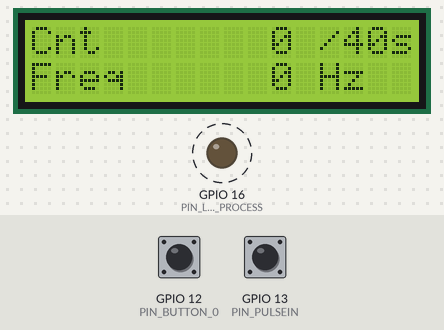
This sketch was run on a simulated ESP8266 (NodeMCU). On the bench: 16×2 character LCD, output pins drawn as LEDs (lit = HIGH). Dashed ring = blinking. Inputs (shaded band) come from the test bench; at power-on: GPIO 12 (PIN_BUTTON_0) HIGH, GPIO 13 (PIN_PULSEIN) HIGH. What the sketch prints to the serial monitor is not drawn.

Above: at 1.2 s.
1.3 s: GPIO 12 (PIN_BUTTON_0) pulled LOW for 0.15 s
At 2.8 s:
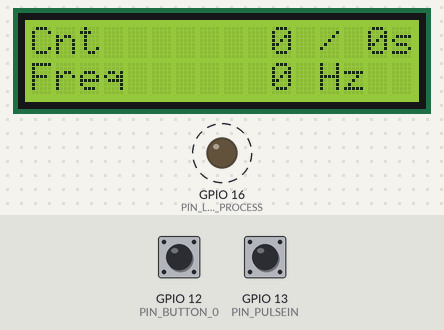
4.4 s: GPIO 13 (PIN_PULSEIN) pulled LOW for 0.15 s
5.1 s: GPIO 12 (PIN_BUTTON_0) pulled LOW for 1 s
At 7.8 s:
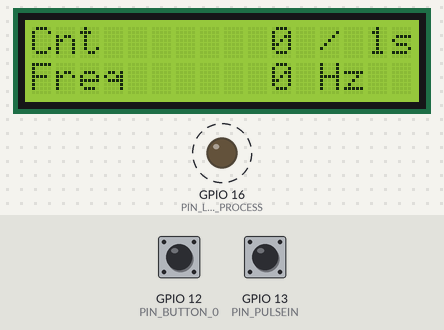
9.1 s: GPIO 13 (PIN_PULSEIN) pulled LOW for 1 s
At 10.5 s:
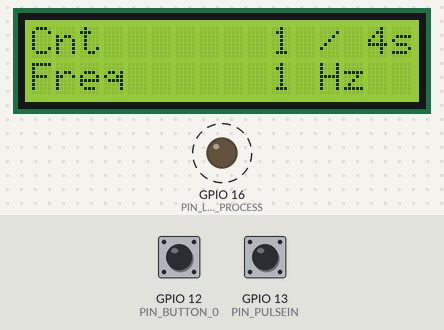
Timing chart, 0 to 12.6 s (numbered marks = the images above; inputs shaded):
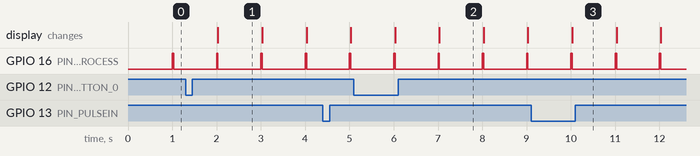

Measured:
- after the input at 1.3 s, the display: changes after 0.73 s (image 1)
- by itself, GPIO 16 (PIN_LED_PROCESS): alternates HIGH for 0.03 s and LOW for 0.97 s
- what the display in image 1 shows lasts 1.0 s, from 2.0 s to 3.0 s

The sketch:

fvm_v5_thingspeak.ino
```cpp
//------------------------------------------------
// Project     :
// Board       : ThaiEasyElec's ESPIno
// LED_BUILTIN : Pin 16
//------------------------------------------------

#include <Wire.h>
#include <LiquidCrystal_I2C.h>
#include "ESP8266WiFi.h"

#define PIN_LED_PROCESS   16
#define PIN_PULSEIN       13
#define PIN_BUTTON_0      12

#define LCD_ADD_27        0x27
#define LCD_ADD_3F        0x3F

const char* MY_SSID = "mEaNaKoRn";
const char* MY_PWD = "3342417012";

const char* server = "api.thingspeak.com";
String apiKey ="FPPD77R9L2BAP35F";

LiquidCrystal_I2C lcd_0(LCD_ADD_27, 16, 2);

char str_buff[200] = {0};
unsigned long t_old;
int state_ix  = 0;
volatile unsigned long p_count, p_store, p_buff_ix, p_total;
volatile unsigned long p_buff[40] = {0};
volatile int req_reset = 0;

void connectWifi();
void sendFreq2TS(unsigned long pfreq);

void Interrupt_Service_PulseIn()  { p_count++; }

void Interrupt_Service_Button_0() { req_reset = 1; }

void setup() {
  pinMode(PIN_LED_PROCESS, OUTPUT);
  pinMode(PIN_PULSEIN, INPUT_PULLUP);
  pinMode(PIN_BUTTON_0, INPUT_PULLUP);

  digitalWrite(PIN_LED_PROCESS, LOW);
  digitalWrite(PIN_PULSEIN, HIGH);
  digitalWrite(PIN_BUTTON_0, HIGH);

  attachInterrupt(digitalPinToInterrupt(PIN_PULSEIN)
    , Interrupt_Service_PulseIn, FALLING);

  attachInterrupt(digitalPinToInterrupt(PIN_BUTTON_0)
    , Interrupt_Service_Button_0, FALLING);

  Serial.begin(115200);
  Serial.println("\n\nSystem start..");

  t_old     = 0;
  state_ix  = 0;
  p_store   = 0;
  p_count   = 0;

  p_buff_ix = 0;
  p_total   = 0;

  for (int bix = 0; bix < 40; bix++) {
    p_buff[bix] = 0;
  }

  req_reset = 0;
}

void loop() {
//------------------------------------------------
  p_store = p_count;
  p_count = 0;

//------------------------------------------------
  if (req_reset == 1) {
    req_reset = 0;
    if (state_ix > 1) {
      state_ix = 1;
    }
  }

//------------------------------------------------
  switch (state_ix) {
    default:
    case 0: // Clear
      lcd_0.init();
      lcd_0.backlight();
      lcd_0.setCursor(0, 0);
      lcd_0.print("                ");
      lcd_0.setCursor(0, 1);
      lcd_0.print("                ");

      p_buff_ix = 40;
      state_ix = 9;
      break;

    case 1:
      p_buff_ix = 0;
      p_total = 0;

      for (int bix = 0; bix < 40; bix++) {
        p_buff[bix] = 0;
      }

      state_ix++;
      break;

    case 2:
      if (p_buff_ix < 40) {
        p_buff[p_buff_ix] = p_store;
        p_buff_ix++;

        p_total = 0;
        for (int bix = 0; bix < 40; bix++) {
          p_total += p_buff[bix];
        }
      } else {
        state_ix++;
      }
      break;

    case 3:
        connectWifi();
        state_ix++;
      break;

    case 4: case 5: case 6: case 7: case 8:
        sendFreq2TS(p_total);
        state_ix++;
      break;

    case 9:
      break;
  }

//------------------------------------------------
  if (state_ix > 0) {
    sprintf(str_buff, "Cnt %7lu /%2ds", p_total, p_buff_ix);
    Serial.print(str_buff); Serial.print("   ");
    lcd_0.setCursor(0, 0);
    lcd_0.print(str_buff);

    sprintf(str_buff, "Freq %6lu Hz  ", p_store);
    Serial.println(str_buff);
    lcd_0.setCursor(0, 1);
    lcd_0.print(str_buff);
  }

//------------------------------------------------
  digitalWrite(PIN_LED_PROCESS, LOW);
  while ((micros() - t_old) < 1000000);
  t_old = micros();
  digitalWrite(PIN_LED_PROCESS, HIGH);
//------------------------------------------------
}


void connectWifi()
{
  WiFi.begin(MY_SSID, MY_PWD);
  Serial.println("Connecting to " + (String)(MY_SSID));
  while (WiFi.status() != WL_CONNECTED)
  {
    delay(500);
    Serial.print(". ");
  }

  Serial.println("");
  Serial.println("WiFi connected");
  Serial.print("IP address: ");
  Serial.println(WiFi.localIP());
}

void sendFreq2TS(unsigned long pfreq)
{
  WiFiClient client;
  if (client.connect(server, 80) == 0) { //<- use ip 184.106.153.149 or api.thingspeak.com
    Serial.println("WiFi Client disconnected ");
  } else {
    String postStr = apiKey;
    postStr += "&field1=";
    postStr += String(pfreq);
    postStr += "\r\n\r\n";

    client.print("POST /update HTTP/1.1\n");
    client.print("Host: api.thingspeak.com\n");
    client.print("Connection: close\n");
    client.print("X-THINGSPEAKAPIKEY: " + apiKey + "\n");
    client.print("Content-Type: application/x-www-form-urlencoded\n");
    client.print("Content-Length: ");
    client.print(postStr.length());
    client.print("\n\n");
    client.print(postStr);
  }

  client.stop();
}
```
